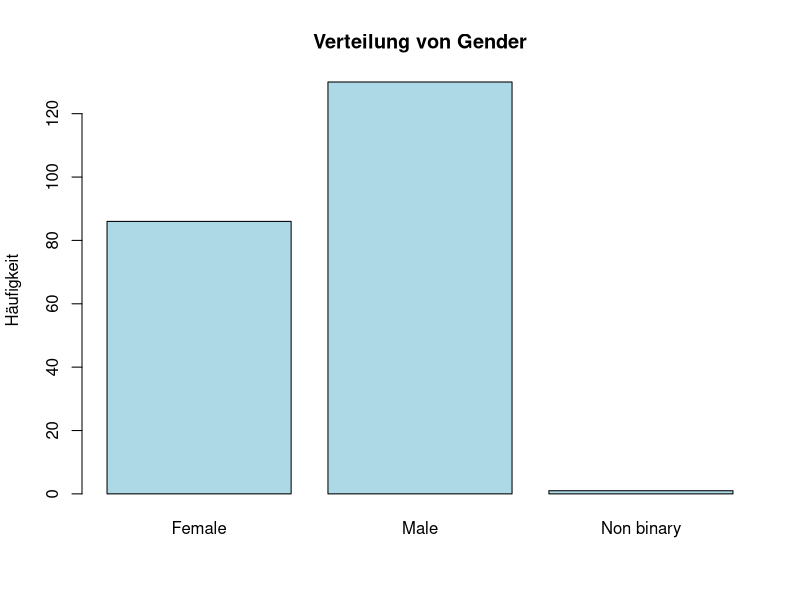
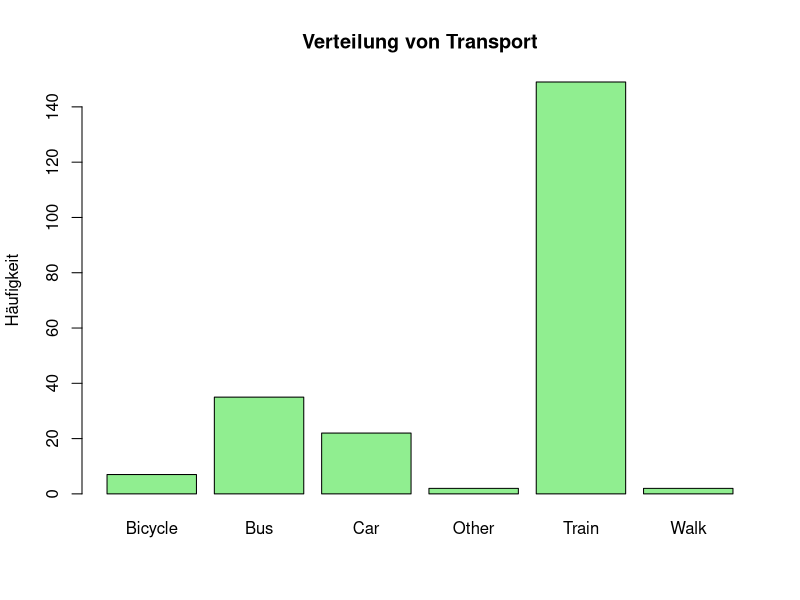
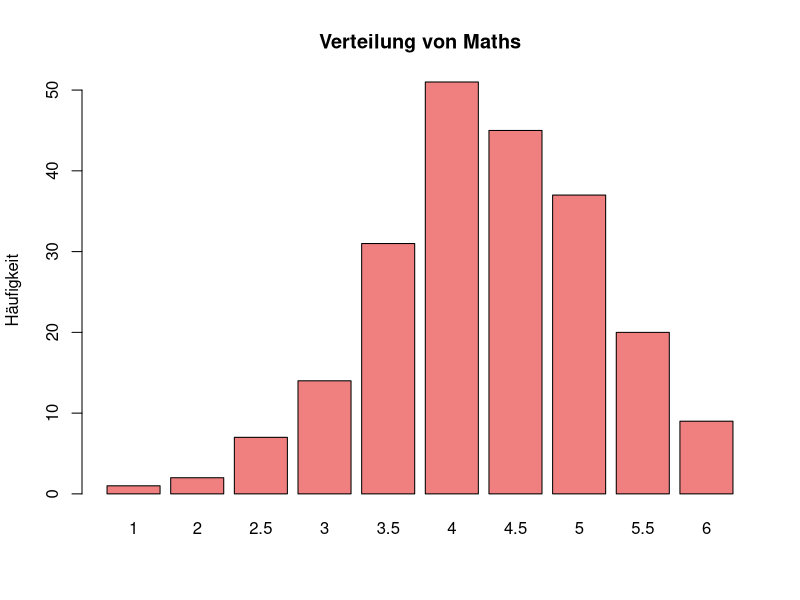
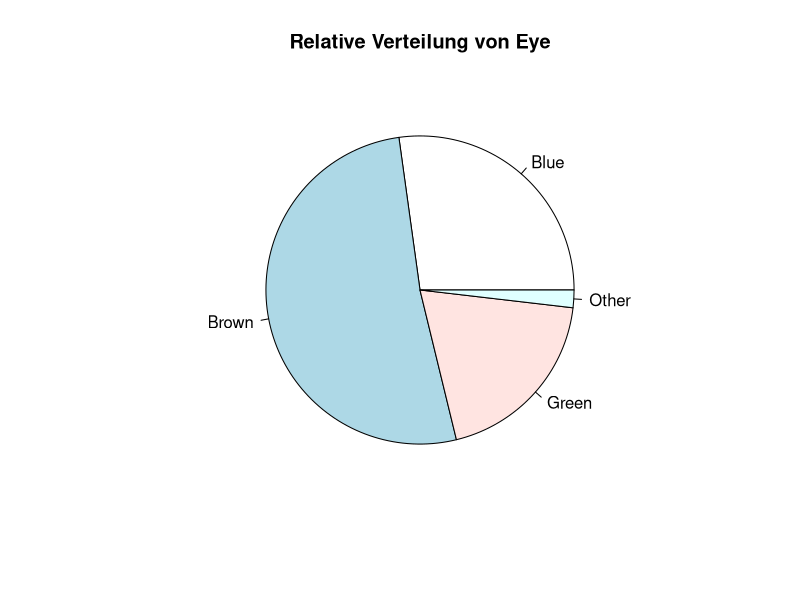
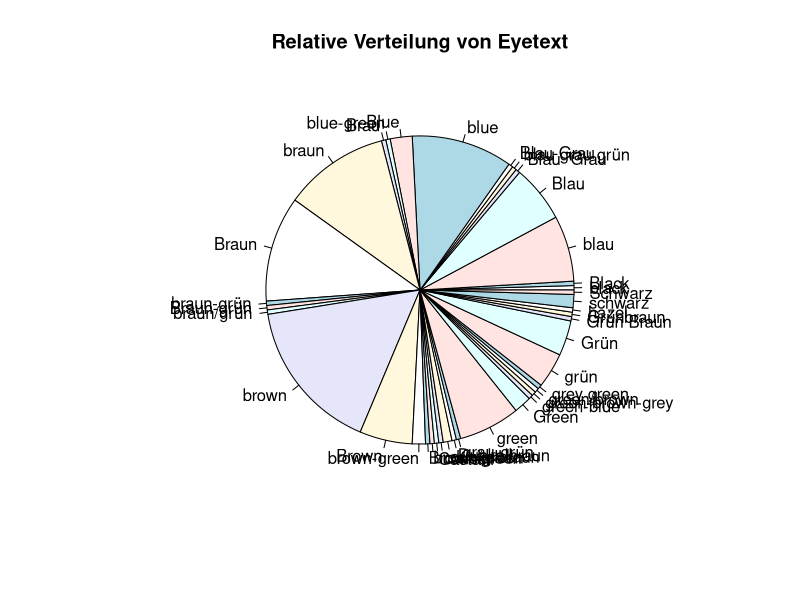
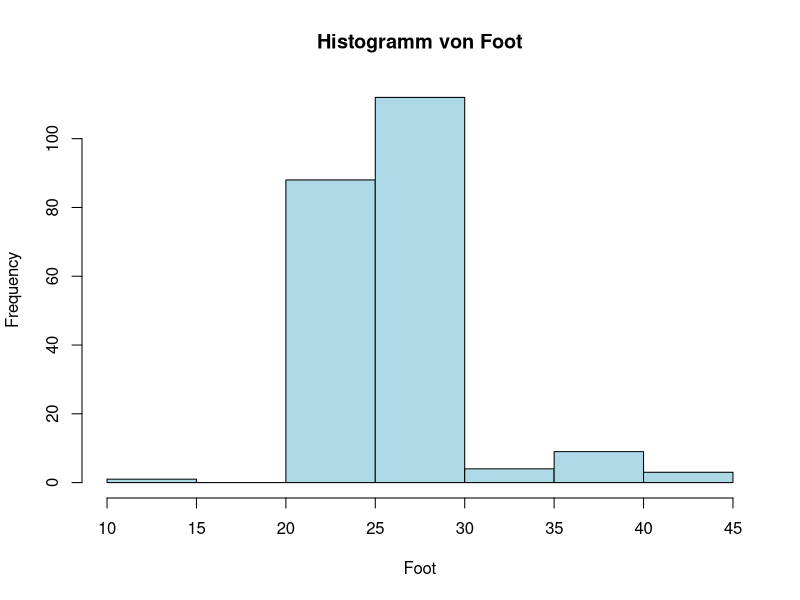
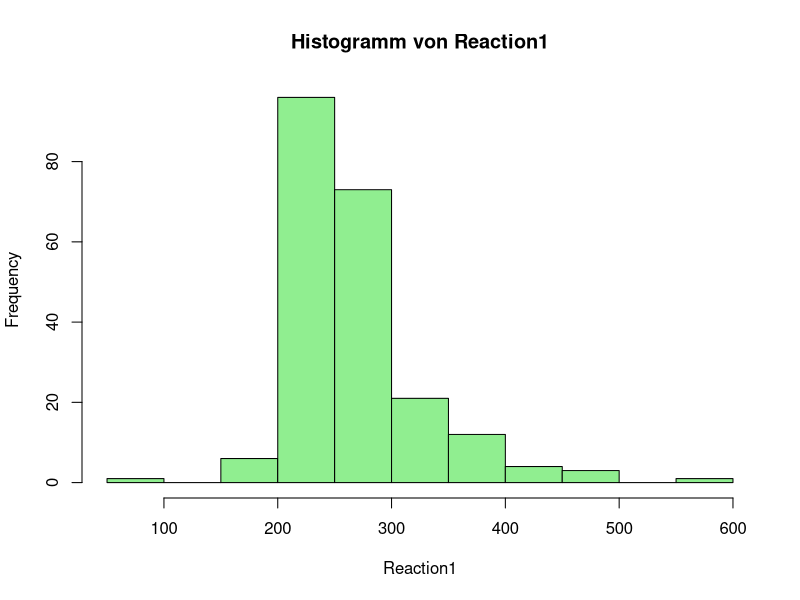
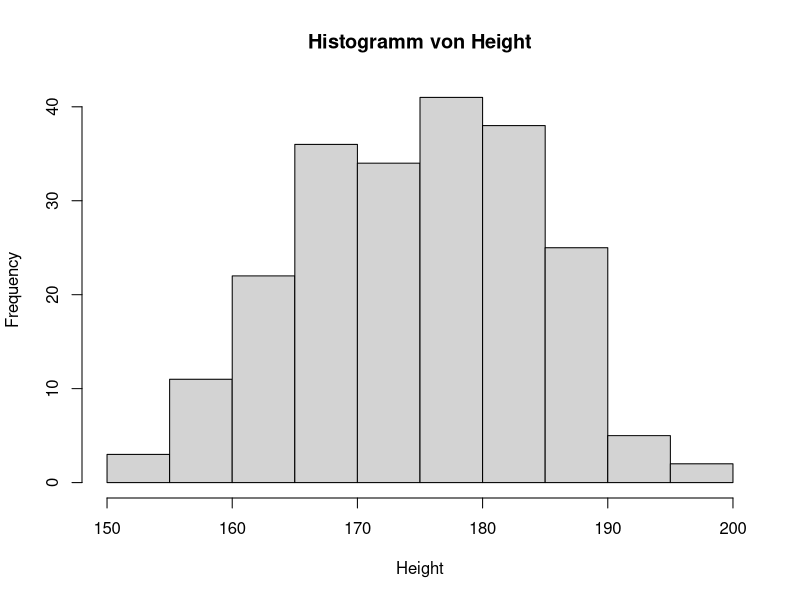

Here is the R script that generated these plots, in order:
## ---- chunk 1
knitr::opts_chunk$set(echo = TRUE, message = FALSE, warning = FALSE)
library(readxl)
data <- read_excel("../data/WDDA_02.xlsx", sheet = "BFH")
## ---- chunk 2
data$transport |> table()
## ---- chunk 3
# (a) gender
barplot(table(data$gender), main = "Verteilung von Gender",
        col = "lightblue", ylab = "Häufigkeit")
## ---- chunk 4
# (b) transport
barplot(table(data$transport), main = "Verteilung von Transport",
        col = "lightgreen", ylab = "Häufigkeit")
## ---- chunk 5
# (c) maths
barplot(table(data$maths), main = "Verteilung von Maths",
        col = "lightcoral", ylab = "Häufigkeit")
## ---- chunk 6
eye_rel <- data$eye |> table() |> prop.table()
pie(eye_rel, main = "Relative Verteilung von Eye")
## ---- chunk 7
eyetext_rel <- data$eyetext |> table() |> prop.table()
pie(eyetext_rel, main = "Relative Verteilung von Eyetext")
## ---- chunk 8
bins <- seq(155, 185, by = 5)
height_bins <- data$height |> cut(breaks = bins, right = TRUE)
table(height_bins)
## ---- chunk 9
table(height_bins) |> cumsum()
## ---- chunk 10
hist(as.numeric(data$foot), main = "Histogramm von Foot",
     xlab = "Foot", col = "lightblue")
## ---- chunk 11
hist(as.numeric(data$reaction1), main = "Histogramm von Reaction1",
     xlab = "Reaction1", col = "lightgreen")
## ---- chunk 12
# (a)
hist(data$height, main = "Histogramm von Height",
     xlab = "Height", col = "lightgrey")
## ---- chunk 13
# (b)
height_m <- data$height[data$gender == "Male"]
height_f <- data$height[data$gender == "Female"]

x_range <- range(data$height)
y_max <- max(hist(height_m, plot = FALSE)$counts,
             hist(height_f, plot = FALSE)$counts)

hist(height_m, main = "Histogramm von Height (Männer)",
     xlab = "Height", xlim = x_range, ylim = c(0, y_max), col = "lightblue")
hist(height_f, main = "Histogramm von Height (Frauen)",
     xlab = "Height", xlim = x_range, ylim = c(0, y_max), col = "lightpink")
## ---- chunk 14
# (a)
hist(as.numeric(data$hair), main = "Histogramm von Hair",
     xlab = "Hair", col = "lightgrey")
## ---- chunk 15
# (b)
hair_m <- as.numeric(data$hair[data$gender == "Male"])
hair_f <- as.numeric(data$hair[data$gender == "Female"])

x_range_hair <- range(c(hair_m, hair_f), na.rm = TRUE)
y_max_hair <- max(hist(hair_m, plot = FALSE)$counts,
                  hist(hair_f, plot = FALSE)$counts)

hist(hair_m, main = "Histogramm von Hair (Männer)",
     xlab = "Hair", ylim = c(0, y_max_hair), col = "lightblue")
hist(hair_f, main = "Histogramm von Hair (Frauen)",
     xlab = "Hair", ylim = c(0, y_max_hair), col = "lightpink")
## ---- chunk 16
cash_numeric <- as.numeric(data$cash)
cash_numeric <- cash_numeric[!is.na(cash_numeric)]
hist(cash_numeric, main = "Histogramm von Cash",
     xlab = "Cash", col = "lightgrey", breaks = "Sturges")
## ---- chunk 17
Hoehe.m <- data$height[data$gender == "Male"]
Hoehe.f <- data$height[data$gender == "Female"]

min_m <- Hoehe.m |> min()
count_f <- (Hoehe.f > min_m) |> sum()
count_f  # Erwartet: 61
## ---- chunk 18
foot.m <- data$foot[data$gender == "Male"]
foot.f <- data$foot[data$gender == "Female"]

# Grösster Mann vs. grösste Füsse bei Männern
which.max(data$height[data$gender == "Male"])
which.max(data$foot[data$gender == "Male"])

# Grösste Frau vs. grösste Füsse bei Frauen
which.max(data$height[data$gender == "Female"])
which.max(data$foot[data$gender == "Female"])
## ---- chunk 19
suitable <- data |>
  subset((gender == "Male" & height >= 173) |
         (gender == "Female" & height >= 163))
nrow(suitable)  # Erwartet: 185
## ---- chunk 20
library(lubridate)
months <- data$dob |> month()
count_april <- (months == 4) |> sum()
count_april  # Erwartet: 24
## ---- chunk 21
data |> with(table(gender, eye))
## ---- chunk 22
# (a) height vs. hair
plot(data$height, data$hair, main = "Height vs. Hair",
     xlab = "Height", ylab = "Hair")
## ---- chunk 23
# (b) height vs. foot — positiver linearer Zusammenhang
plot(data$height, data$foot, main = "Height vs. Foot",
     xlab = "Height", ylab = "Foot")
## ---- chunk 24
# (c) height vs. reaction1 — kein klarer Zusammenhang
plot(data$height, data$reaction1, main = "Height vs. Reaction1",
     xlab = "Height", ylab = "Reaction1")
## ---- chunk 25
# Daten
golfer_m <- matrix(c(10, 40, 25, 25), nrow = 2, byrow = TRUE,
                   dimnames = list(c("Handicap < 15", "Handicap >= 15"),
                                   c("Zu schnell", "Ok")))
golfer_f <- matrix(c(1, 9, 39, 51), nrow = 2, byrow = TRUE,
                   dimnames = list(c("Handicap < 15", "Handicap >= 15"),
                                   c("Zu schnell", "Ok")))

# (a) Kombinierte Tabelle
gesamt <- rbind(Männlich = colSums(golfer_m),
                Weiblich = colSums(golfer_f))
gesamt
round(gesamt / rowSums(gesamt) * 100, 1)
